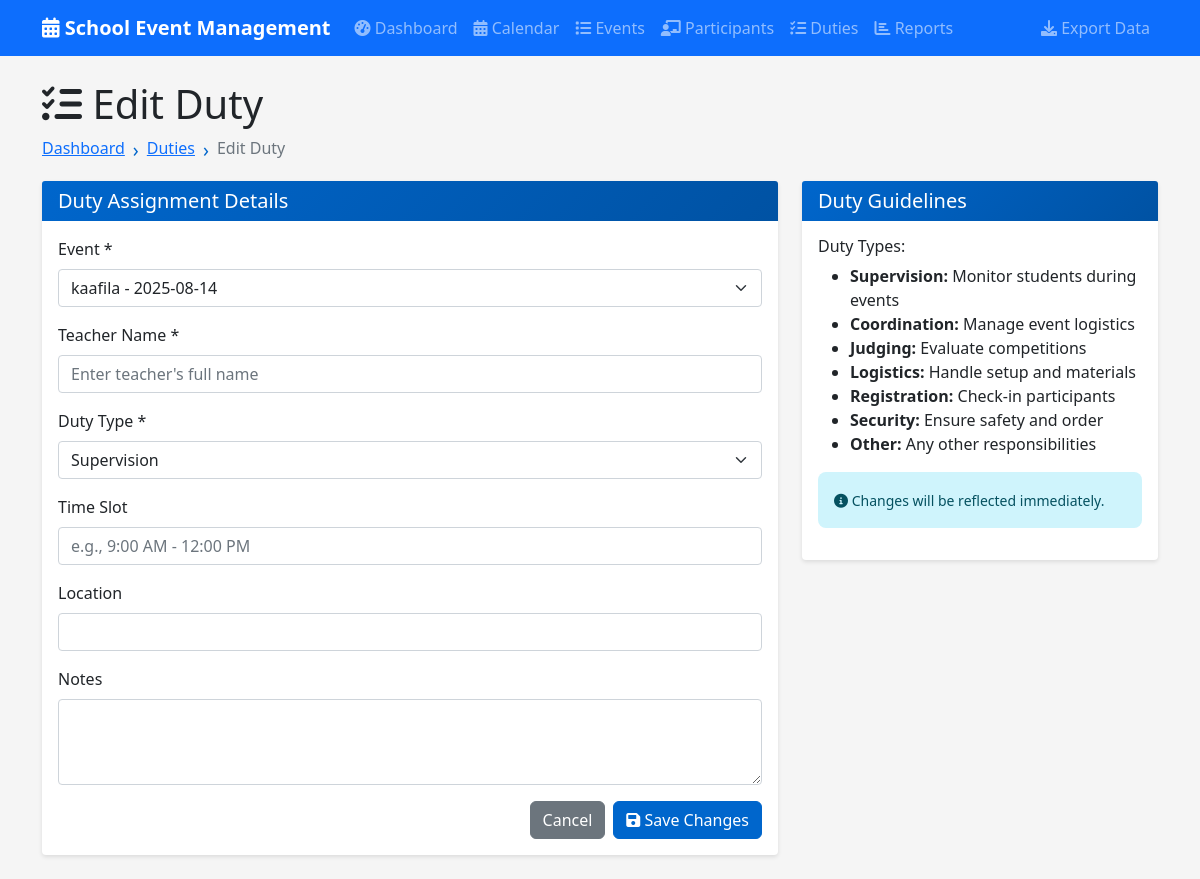
/duties/2/edit, run on an earlier commit of the app's database.
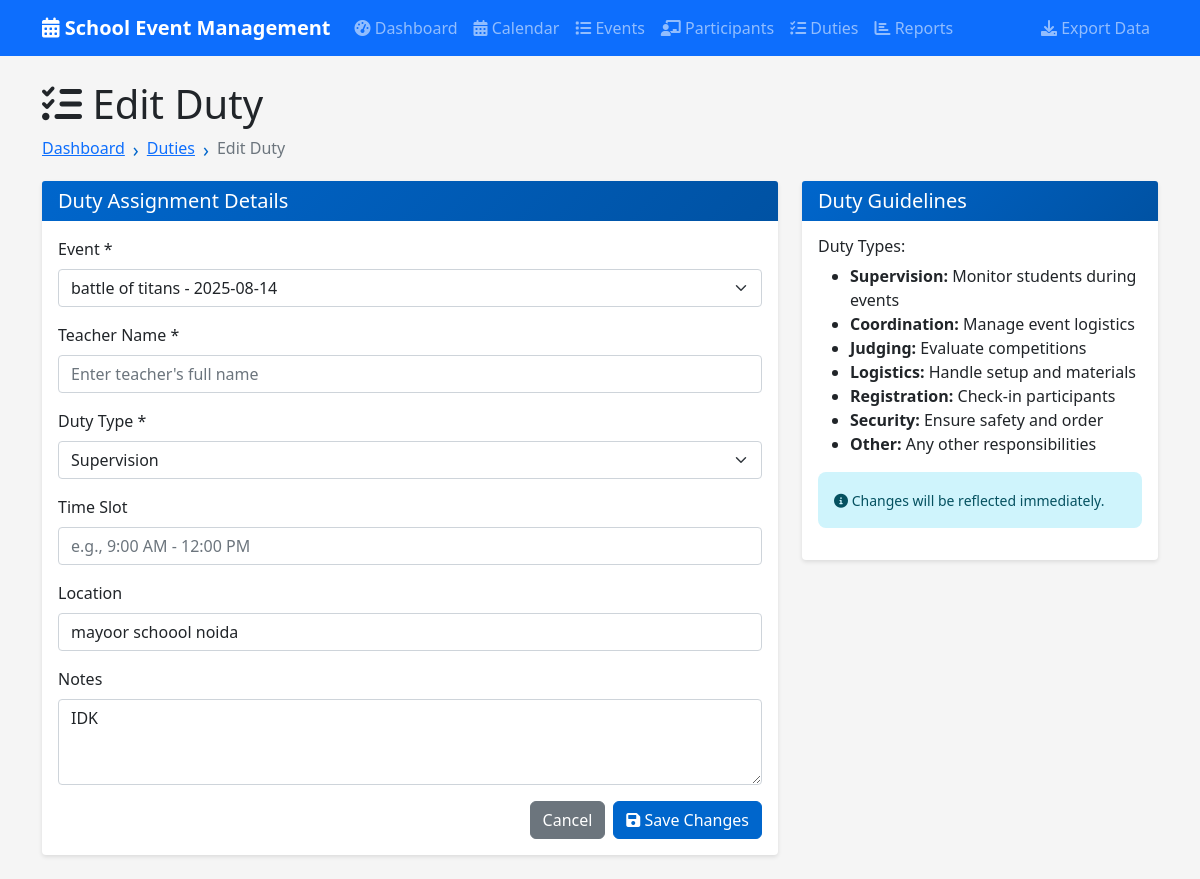
And on a later commit of the database.
### tables this page shows
CREATE TABLE duties (
            id INTEGER PRIMARY KEY AUTOINCREMENT,
            event_id INTEGER NOT NULL,
            participant_id INTEGER NOT NULL,
            duty_type TEXT NOT NULL,
            time_slot TEXT,
            location TEXT,
            notes TEXT,
            assigned_at TIMESTAMP DEFAULT CURRENT_TIMESTAMP, duty_date DATE, start_time TIME, end_time TIME, description TEXT,
            FOREIGN KEY (event_id) REFERENCES events (id) ON DELETE CASCADE,
            FOREIGN KEY (participant_id) REFERENCES participants (id) ON DELETE CASCADE
        );

CREATE TABLE events (
            id INTEGER PRIMARY KEY AUTOINCREMENT,
            name TEXT NOT NULL,
            type TEXT NOT NULL,
            event_date DATE NOT NULL,
            start_time TIME NOT NULL,
            end_time TIME NOT NULL,
            venue TEXT NOT NULL,
            description TEXT,
            host_school TEXT NOT NULL,
            participating_schools TEXT,
            status TEXT DEFAULT 'upcoming',
            created_at TIMESTAMP DEFAULT CURRENT_TIMESTAMP
        );

### app.py (the view, shortened to what this page needs)
@app.route('/duties/<int:id>/edit', methods=['GET', 'POST'])
def edit_duty(id):
    conn = get_db_connection()
    duty = conn.execute('SELECT * FROM duties WHERE id = ?', (id,)).fetchone()
    events = conn.execute('SELECT id, name, event_date, venue FROM events ORDER BY event_date').fetchall()
    participants = conn.execute('SELECT id, name, class_dept FROM participants WHERE type = "student" ORDER BY name').fetchall()
    conn.close()
    return render_template('edit_duty.html', duty=duty, events=events, participants=participants)

### app.py (called while the page is built)
def get_db_connection():
    conn = sqlite3.connect('events.db')
    conn.row_factory = sqlite3.Row
    return conn

### templates/edit_duty.html (shortened to what the changed rows need)
{% extends "base.html" %}
{% block content %}
<div class="row">
    <div class="col-12">
        <h1><i class="fas fa-tasks"></i> Edit Duty</h1>
    </div>
</div>
<div class="row">
    <div class="col-md-8">
        <div class="card">
            <div class="card-body">
                <form method="POST">
                    <div class="mb-3">
                        <label for="event_id" class="form-label">Event *</label>
                        <select class="form-select" id="event_id" name="event_id" required onchange="updateEventDetails()">
                            {% for event in events %}
                                <option value="{{ event.id }}" {% if event.id == duty.event_id %}selected{% endif %}
                                        data-date="{{ event.event_date }}"
                                        data-venue="{{ event.venue }}"
                                        data-start="{{ event.start_time }}"
                                        data-end="{{ event.end_time }}">
                                    {{ event.name }} - {{ event.event_date }}
                                </option>
                            {% endfor %}
                        </select>
                    </div>
                    <div class="mb-3">
                        <label for="duty_type" class="form-label">Duty Type *</label>
                        <select class="form-select" id="duty_type" name="duty_type" required>
                            <option value="supervision" {% if duty.duty_type == 'supervision' %}selected{% endif %}>Supervision</option>
                        </select>
                    </div>
                    <div class="mb-3">
                        <label for="location" class="form-label">Location</label>
                        <input type="text" class="form-control" id="location" name="location"
                               value="{{ duty.location or '' }}">
                    </div>
                    <div class="mb-3">
                        <label for="notes" class="form-label">Notes</label>
                        <textarea class="form-control" id="notes" name="notes" rows="3">{{ duty.notes or '' }}</textarea>
                    </div>
                </form>
            </div>
        </div>
    </div>
</div>
{% endblock %}

What changed in the data, as far as the page shows it:
added duties: event_id "battle of titans - 2025-08-14", duty_type "Supervision", location "mayoor schoool noida", notes "IDK"
Also different on the page:
form field event_id: "kaafila - 2025-08-14" → (not shown)
form field duty_type: "Supervision" → (not shown)
